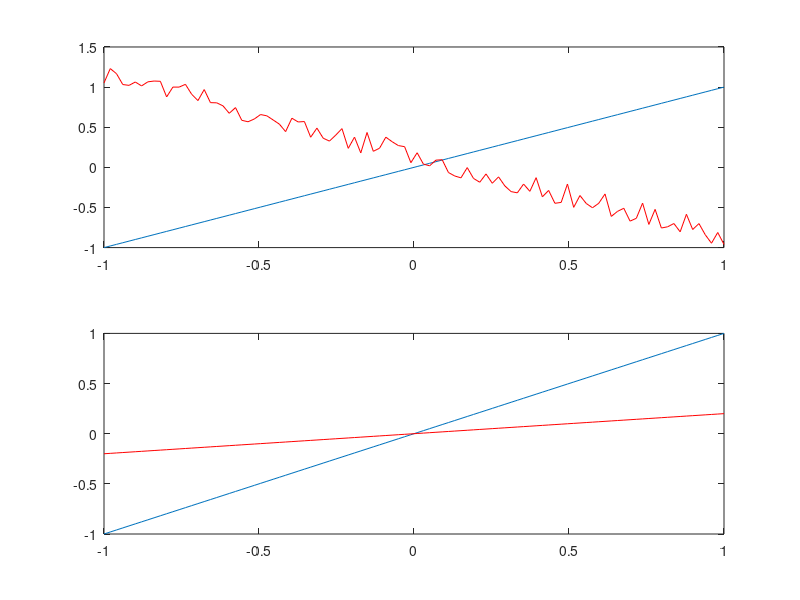

The MATLAB source for this figure:
function tmp()
    x = linspace(-1,1,100);
    y = -x + 0.3 * rand(1,100);
    z = x*0.2;

    figure
    subplot(2,1,1)
    plot(x,x);    
    hold on
    
    subplot(2,1,2)
    plot(x,x);
    hold on
    
    subplot(2,1,1)
    plot(x,y,'r');
    hold on
    
    subplot(2,1,2)
    plot(x,z,'r');
    hold on
end